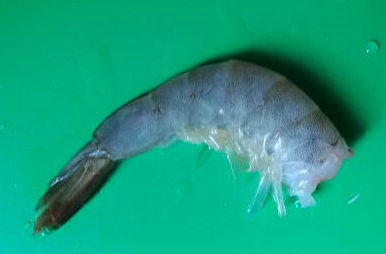
%> input picture 2.jpg, 386 x 254 px
$ octave test6.m   (GNU Octave 9; MATLAB toolbox functions it lacks are replaced by stand-ins)
%> lines starting %> are read from the running program, lines starting %| are printed output that depends on the picture; in (x1, y1, x2, y2) boxes, pixels count from 0 and x2, y2 are one past the last pixel; in counts of white or black regions, pixels touching at a corner belong together; the program's own positions count from 1
clear ;clc ;close all ;
% 二值化
img = imread('2.jpg');
%> img is the input picture: size 254x386x3 uint8; mean R, G, B 22, 157.9, 125.6
[h,w,n] = size(img);
hsv = rgb2hsv(img);  % 转hsv
%> hsv: size 254x386x3 double; mean H, S, V 0.467, 0.842, 0.631
s = hsv(:,:,2);      % s分量
bw = ~im2bw(s,graythresh(s)); % 二值化
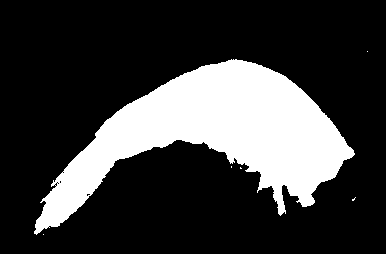
%> bw: size 254x386 logical; 23.4% white; 6 white regions (5 under 20 px), largest, box (x1, y1, x2, y2) and area: (34, 59, 355, 235) 22914
se = strel('disk',10);
bw2 = imclose(bw,se);
%> bw2: size 254x386 logical; 24% white; 3 white regions (2 under 20 px), largest, box (x1, y1, x2, y2) and area: (34, 59, 355, 235) 23521
bw3 = bwareaopen(bw2,500);
%> bw3: size 254x386 logical; 24% white; 1 white region, box (x1, y1, x2, y2) and area: (34, 59, 355, 235) 23521

% 求边缘
bbw3 = double(bw3);
bwedge = edge(bbw3);
%> bwedge: size 254x386 logical; 1.1% white in thin lines or dots, all inside (x1, y1, x2, y2) = (33, 58, 355, 236)
indexedge = find(bwedge ~= 0);
%> indexedge = 1088 values from 8615 to 90072
[rowedge,coledge] = ind2sub(size(bwedge),indexedge);
%> rowedge = 1088 values, max 236 at index 29, min 59 at index 646, mean 152.1; coledge = 1088 values from 34 to 355
Yedge = rowedge';
%> Yedge has the same summary as rowedge
Xedge = coledge';
%> Xedge = 1088 values from 34 to 355
lenedge = length(Yedge);
%> lenedge = 1088

% 求边缘图像的质心
Xsum = 0;
Ysum = 0;
for i = 1:lenedge
    Xsum = Xsum + Xedge(i);
    Ysum = Ysum + Yedge(i);
end
%> this loop made 1088 passes
%> (Xsum, Ysum) on passes 1 to 3: (34, 233), (69, 459), (104, 686)
%> after the loop, Xsum = 209082; Ysum = 165444
Xcenter = Xsum / lenedge ;
%> Xcenter = 192.2
Ycenter = Ysum / lenedge ;
%> Ycenter = 152.1

% 细化
bw4 = bwmorph(bw3,'thin',Inf);
%> bw4: size 254x386 logical; 0.49% white in thin lines or dots, all inside (x1, y1, x2, y2) = (37, 105, 350, 232)
indexbw4 = find(bw4 ~= 0); % 非零点坐标索引
%> indexbw4 = 479 values from 9630 to 88800
[rowbw4,colbw4] = ind2sub(size(bw4),indexbw4);
%> rowbw4 = 479 values, max 232 at index 1, min 106 at index 181, mean 155.8; colbw4 = 479 values from 38 to 350
Ybw4 = rowbw4';
%> Ybw4 has the same summary as rowbw4
Xbw4 = colbw4';
%> Xbw4 = 479 values from 38 to 350
lenbw4 = length(Xbw4);
%> lenbw4 = 479

showimg = bwedge;
showimg(bw4) = 1; % 将细化线映射到边缘图像
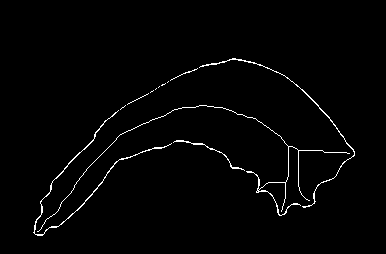
%> showimg: size 254x386 logical; 1.6% white in thin lines or dots, all inside (x1, y1, x2, y2) = (33, 58, 355, 236)
figure
imshow(showimg),title('交点、端点检测');

% 细化线的交点、端点检测
% 端点坐标
endpox = zeros(1,lenbw4); % 不清楚大小，故设为lenbw4
endpoy = zeros(1,lenbw4);
% 交点坐标
intpox = zeros(1,lenbw4);
intpoy = zeros(1,lenbw4);
j = 1;k = 1;
for i = 1:lenbw4
    Rect = bw4((Ybw4(i)-1):(Ybw4(i)+1),(Xbw4(i)-1):(Xbw4(i)+1)); % 3X3矩形
    SumRect = sum(sum(Rect)) ; % 3X3对矩形求和
    if(SumRect == 2) % 端点条件
        endpox(j) = Xbw4(i);
        endpoy(j) = Ybw4(i);
        j = j + 1;
    elseif((SumRect >= 4)) % 交点条件，或者设为 (SumRect == 4)?
        intpox(k) = Xbw4(i);
        intpoy(k) = Ybw4(i);
        k = k + 1;
    end
end
%> this loop made 479 passes
%> (Rect, SumRect, j) on pass 1: ([false false false; false true true; false false false], 2, 2)
%> after the loop, endpox = 479 values, max 350 at index 5, min 0 at index 6, mean 2.58; endpoy = 479 values, max 232 at index 1, min 0 at index 6, mean 2.07; intpox = 479 values, max 300 at index 9, min 0 at index 10, mean 5.48; intpoy = 479 values, max 184 at index 3, min 0 at index 10, mean 3.02; j = 6; k = 10
indexend = find(endpox~=0); % 非零索引
%> indexend = [1 2 3 4 5]
indexint = find(intpox~=0);
%> indexint = [1 2 3 4 5 6 7 8 9]
% 交点、端点去重
thr = 5; %判断距离的阈值
for i = 1: length(indexend)-1 % 至少两个端点
    if(endpox(i)~=0)
        for j = i+1: length(indexend)
            d = sqrt((endpox(i)-endpox(j)).^2 + (endpoy(i)-endpoy(j)).^2);
            if(d<thr)
                endpox(j) = 0; % 距离太近的赋值0
                endpoy(j) = 0;
            end
        end
    end
end
%> this loop made 4 passes
%> after the loop, d = 61.72
% 可能没有交点或者一个交点
if(length(indexint)<=1)
else % 两个交点以上
    for i = 1:length(indexint)-1
        if(intpox(i)~=0)
            for j = i+1:length(indexint)
                d = sqrt((intpox(i)-intpox(j)).^2 + (intpoy(i)-intpoy(j)).^2);
                if(d<thr)
                    intpox(j) = 0;
                    intpoy(j) = 0;
                end
            end
        end
    end
%> this loop made 8 passes
%> after the loop, d = 1; intpox = 479 values, max 299 at index 7, min 0 at index 2, mean 1.82; intpoy = 479 values, max 183 at index 1, min 0 at index 2, mean 1
end
indexend = find(endpox~=0); % 非零索引
indexint = find(intpox~=0);
%> indexint = [1 4 7]
lonend = length(indexend);
%> lonend = 5
lonint = length(indexint);
%> lonint = 3
% 将非零点集中到前端
for i = 1:lonint
    if(indexint(i)~=i)
        intpox(i) = intpox(indexint(i)) ;
        intpoy(i) = intpoy(indexint(i)) ;
        intpox(indexint(i)) = 0;
        intpoy(indexint(i)) = 0;
    end
end
%> this loop made 3 passes
%> after the loop, intpox = 479 values, max 299 at index 3, min 0 at index 4, mean 1.82; intpoy = 479 values, max 183 at index 1, min 0 at index 4, mean 1
intpox = intpox(1:length(indexint));
%> intpox = [285 289 299]
intpoy = intpoy(1:length(indexint));
%> intpoy = [183 147 151]
for i = 1:lonend
    if(indexend(i)~=i)
        endpox(i) = intpox(indexend(i)) ;
        endpoy(i) = intpoy(indexend(i)) ;
        endpox(indexend(i)) = 0;
        endpoy(indexend(i)) = 0;
    end
end
%> this loop made 5 passes
endpox = endpox(1:length(indexend));
%> endpox = [38 258 282 310 350]
endpoy = endpoy(1:length(indexend));
%> endpoy = [232 193 212 201 154]

hold on
plot(endpox,endpoy,'.','markersize',20);
plot(intpox,intpoy,'*','markersize',10);
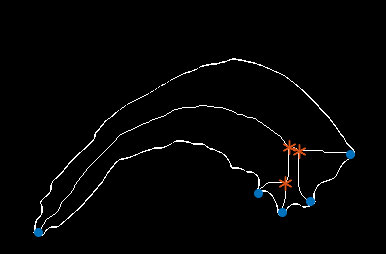
%> figure redrawn from the program's plot data; its title reads '交点、端点检测'


% 把检测到的交点背景化
for i = 1:lonint
    bw4(intpoy(i)-1:intpoy(i)+1,intpox(i)-1:intpox(i)+1) = 0;
end
[Map,num] = bwlabel(bw4,8);
%> Map: size 254x386 double; 8 distinct labels, from 0 to 7
%> num = 7
% figure
% showimg2 = bwedge;
% showimg2(bw4) = 1;
% imshow(showimg2),title('分支离散化、求长度')

% 标记各交叉点、端点
% 点编号
% X坐标
% Y坐标
% 附加属性
XIntMark = zeros(6,lonint);
XIntMark(2,:) = intpox;
XIntMark(3,:) = intpoy;
for i = 1:lonint
    XIntMark(1,i) = i;
    Rect = Map(intpoy(i)-2:intpoy(i)+2,intpox(i)-2:intpox(i)+2);
    temp= unique(Rect);
    XIntMark(4:6,i) = temp(2:4,1);
end
%> this loop made 3 passes
%> temp on passes 1 to 3: [0; 2; 3; 4], [0; 1; 4; 5], [0; 5; 6; 7]
%> after the loop, XIntMark = [1 2 3; 285 289 299; 183 147 151; 2 1 5; 3 4 6; 4 5 7]
XEndMark = zeros(4,lonend);
XEndMark(2,:) = endpox;
XEndMark(3,:) = endpoy;
for i = 1:lonend
    XEndMark(1,i) = i;
    Rect = Map(endpoy(i)-2:endpoy(i)+2,endpox(i)-2:endpox(i)+2);
    temp= unique(Rect);
    XEndMark(4,i) = temp(2,1);
end
%> this loop made 5 passes
%> temp on passes 1 to 5: [0; 1], [0; 2], [0; 3], [0; 6], [0; 7]
%> after the loop, XEndMark = [1 2 3 4 5; 38 258 282 310 350; 232 193 212 201 154; 1 2 3 6 7]

% 计算各分支长度
LineMark = zeros(2,num);
maxcont = -inf ;
flag = 0;
Cont = zeros(1,num);
for k = 1:num
    for i = 1:h
        for j = 1:w
            if(Map(i,j)==k)
                Cont(k) = Cont(k) + 1;
                LineMark(1,k) = k;
                LineMark(2,k) = Cont(k);
            end
        end
    end
    if(maxcont<Cont(k))
        maxcont = Cont(k);
        flag = k;
    end
end
%> this loop made 7 passes
%> (maxcont, flag) on pass 1: (270, 1)
%> after the loop, Cont = [270 27 28 34 7 51 50]; LineMark = [1 2 3 4 5 6 7; 270 27 28 34 7 51 50]

% 只保留尾端最长支
endbw = bw4;
cont = 0;
for i = 1:h
    for j = 1:w
        if(Map(i,j) ~= flag)
            endbw(i,j) = 0;
        end
    end
end
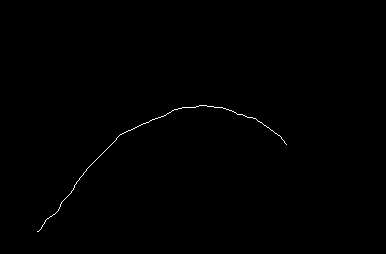
%> endbw: size 254x386 logical; 0.28% white in thin lines or dots, all inside (x1, y1, x2, y2) = (37, 105, 287, 232)
figure
showimg3 = bwedge;
showimg3(endbw) = 1;
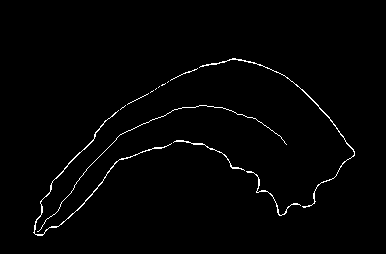
%> showimg3: size 254x386 logical; 1.4% white in thin lines or dots, all inside (x1, y1, x2, y2) = (33, 58, 355, 236)
imshow(showimg3),title('保留最长的尾部')

% 对尾部图像检测端点
indexendbw = find(endbw ~= 0); % 非零点坐标索引
%> indexendbw = 270 values from 9630 to 72789
[rowend,colend] = ind2sub(size(endbw),indexendbw);
%> rowend = 270 values, max 232 at index 1, min 106 at index 181, mean 143.6; colend = 270 values from 38 to 287
Yend = rowend';
%> Yend has the same summary as rowend
Xend = colend';
%> Xend = 270 values from 38 to 287
lenend = length(Xend);
%> lenend = 270
% 端点坐标
weiendpo = zeros(2,2);
j = 1;
for i = 1:lenend
    Rect = endbw((Yend(i)-1):(Yend(i)+1),(Xend(i)-1):(Xend(i)+1)); % 3X3矩形
    SumRect = sum(sum(Rect)) ; % 3X3对矩形求和
    if(SumRect == 2) % 端点条件
        weiendpo(1,j) = Xend(i);
        weiendpo(2,j) = Yend(i);
        j = j + 1;
    end
end
%> this loop made 270 passes
%> after the loop, j = 3; weiendpo = [38 287; 232 145]
Xran = abs(weiendpo(1,1)-weiendpo(1,2));
%> Xran = 249
Yran = abs(weiendpo(2,1)-weiendpo(2,2));
%> Yran = 87
if(Xran>Yran)
    Dre = 'horizontal';
else
    Dre = 'vertical';
end

rec = zeros(2,2);
j = 1;
for i = 1:lonint
    if(any(XIntMark(4:6,i)==flag))
        rec(1,j) = XIntMark(2,i);
        rec(2,j) = XIntMark(3,i);
        j = j + 1;
    end
end
%> this loop made 3 passes
%> j on pass 2: 2
%> after the loop, rec = [289 0; 147 0]
Rr = zeros(1,lenend);

% 求尾部内切圆
for i = 1:lenend
    min = inf;
    for j = 1:lenedge
        d = sqrt((Xend(i)-Xedge(j)).^2 + (Yend(i)-Yedge(j)).^2);
        if(min > d)
            min = d ;
        end
    end
    Rr(i) = min;
end
%> after the loop, Rr = 270 values, max 48.84 at index 244, min 2.83 at index 1, mean 27.29
% 绘制尾部内切圆
figure
imshow(bwedge),title('内切圆');
hold on
alpha=0:pi/20:2*pi;
for o = 1:lenend
    x=Xend(o) + Rr(o)*cos(alpha);
    y=Yend(o) + Rr(o)*sin(alpha);
    plot(x,y,'.')
    fill(x,y,'r');
end
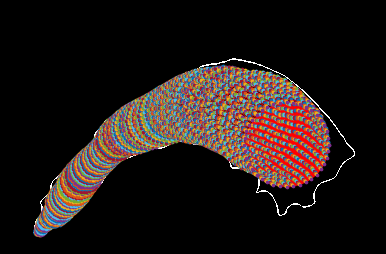
%> figure redrawn from the program's plot data; its title reads '内切圆'

% 绘制半径函数
figure('NumberTitle', 'off', 'Name', '骨线上内切圆半径');
if strcmp(Dre,'horizontal')
    o = 1:lenend;
%> o = 270 values from 1 to 270
    plot(Xend(o),Rr(o),'.')
    xlabel('X'),ylabel('R'),title('尾部骨线上内切圆半径');
%> after `title('尾部骨线上内切圆半径')`:
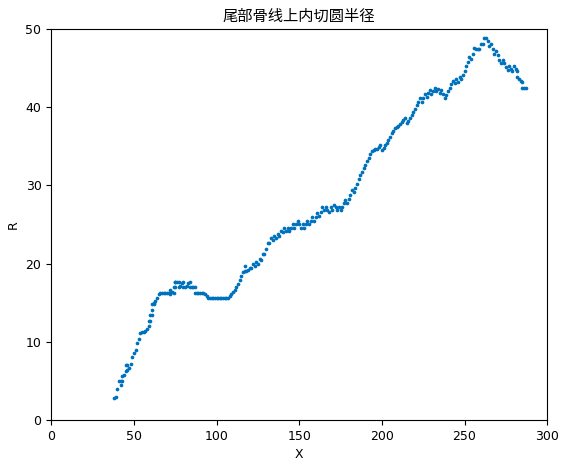
%> figure redrawn from the program's plot data
end
if strcmp(Dre,'vertical')
    o = 1:lenend;
    plot(Yend(o),Rr(o),'.')
    xlabel('Y'),ylabel('R'),title('尾部骨线上内切圆半径');
end

$ run again, with 1.jpg copied over 2.jpg
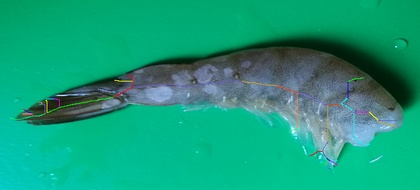
%> input picture 1.jpg, 420 x 190 px, shrunk from 639 x 289 before the run
%> img is the input picture: size 190x420x3 uint8; mean R, G, B 23.2, 155.9, 121.8
%> hsv: size 190x420x3 double; mean H, S, V 0.463, 0.815, 0.623
%> bw: size 190x420 logical; 24.3% white; 9 white regions (8 under 20 px), largest, box (x1, y1, x2, y2) and area: (21, 47, 403, 166) 19366
%> bw2: size 190x420 logical; 25.2% white; 3 white regions (2 under 20 px), largest, box (x1, y1, x2, y2) and area: (21, 47, 403, 166) 20089
%> bw3: size 190x420 logical; 25.2% white; 1 white region, box (x1, y1, x2, y2) and area: (21, 47, 403, 166) 20089
%> bwedge: size 190x420 logical; 1.6% white in thin lines or dots, all inside (x1, y1, x2, y2) = (21, 46, 404, 167)
%> indexedge = 1252 values from 4104 to 76690
%> rowedge = 1252 values, max 167 at index 1004, min 47 at index 780, mean 98.25; coledge = 1252 values from 22 to 404
%> Yedge has the same summary as rowedge
%> lenedge = 1252
%> the loop `for i = 1:lenedge` made 1252 passes
%> (Xsum, Ysum) on passes 1 to 3: (22, 114), (44, 229), (66, 345)
%> after the loop `for i = 1:lenedge`: Xsum = 274364; Ysum = 123010
%> Xcenter = 219.1
%> Ycenter = 98.25
%> indexbw4 = 411 values from 5055 to 72692
%> rowbw4 = 411 values, max 162 at index 361, min 80 at index 213, mean 100.2; colbw4 = 411 values from 27 to 383
%> Ybw4 has the same summary as rowbw4
%> lenbw4 = 411
%> `showimg(bw4) = 1;`:
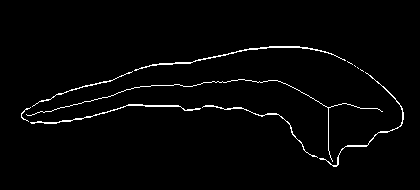
%> showimg: size 190x420 logical; 2.1% white in thin lines or dots, all inside (x1, y1, x2, y2) = (21, 46, 404, 167)
%> the loop `for i = 1:lenbw4` made 411 passes
%> (Rect, SumRect, j) on pass 1: ([false false false; false true false; false false true], 2, 2)
%> after the loop `for i = 1:lenbw4`: endpox = 411 values, max 383 at index 3, min 0 at index 4, mean 1.81; endpoy = 411 values, max 162 at index 2, min 0 at index 4, mean 0.946; intpox = 411 values, max 330 at index 4, min 0 at index 5, mean 3.2; intpoy = 411 values, max 109 at index 3, min 0 at index 5, mean 1.05; j = 4; k = 5
%> indexend = [1 2 3]
%> `indexint = find(intpox~=0);`: indexint = [1 2 3 4]
%> the loop `for i = 1: length(indexend)-1` made 2 passes
%> after the loop `for i = 1: length(indexend)-1`: d = 70.71
%> the loop `for i = 1:length(indexint)-1` made 3 passes
%> after the loop `for i = 1:length(indexint)-1`: d = 2; intpox = 411 values, max 328 at index 1, min 0 at index 2, mean 0.798; intpoy = 411 values, max 108 at index 1, min 0 at index 2, mean 0.263
%> `indexint = find(intpox~=0);`: indexint = 1
%> lonend = 3
%> lonint = 1
%> the loop `for i = 1:lonint` made 1 pass
%> `intpox = intpox(1:length(indexint));`: intpox = 328
%> `intpoy = intpoy(1:length(indexint));`: intpoy = 108
%> the loop `for i = 1:lonend` made 3 passes
%> `endpox = endpox(1:length(indexend));`: endpox = [27 333 383]
%> `endpoy = endpoy(1:length(indexend));`: endpoy = [115 162 112]
%> Map: size 190x420 double; 4 distinct labels, from 0 to 3
%> num = 3
%> the loop `for i = 1:lonint` made 1 pass
%> temp on pass 1: [0; 1; 2; 3]
%> after the loop `for i = 1:lonint`: XIntMark = [1; 328; 108; 1; 2; 3]
%> the loop `for i = 1:lonend` made 3 passes
%> temp on passes 1 to 3: [0; 1], [0; 2], [0; 3]
%> after the loop `for i = 1:lonend`: XEndMark = [1 2 3; 27 333 383; 115 162 112; 1 2 3]
%> the loop `for k = 1:num` made 3 passes
%> (maxcont, flag) on pass 1: (300, 1)
%> after the loop `for k = 1:num`: Cont = [300 53 54]; LineMark = [1 2 3; 300 53 54]
%> indexendbw = 300 values from 5055 to 61857
%> rowend = 300 values, max 116 at index 2, min 80 at index 213, mean 92.49; colend = 300 values from 27 to 326
%> Yend has the same summary as rowend
%> lenend = 300
%> the loop `for i = 1:lenend` made 300 passes
%> after the loop `for i = 1:lenend`: j = 3; weiendpo = [27 326; 115 107]
%> Xran = 299
%> Yran = 8
%> the loop `for i = 1:lonint` made 1 pass
%> j on pass 1: 2
%> after the loop `for i = 1:lonint`: rec = [328 0; 108 0]
%> after the loop `for i = 1:lenend`: Rr = 300 values, max 39.81 at index 300, min 3.61 at index 1, mean 21.17
%> o = 300 values from 1 to 300
%> `title('尾部骨线上内切圆半径')`:
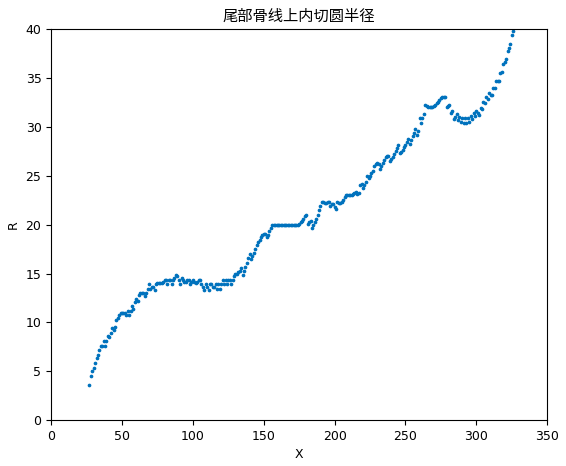
%> figure redrawn from the program's plot data; highest point at x = 326, y = 39.81

$ run again, with 10.jpg copied over 2.jpg
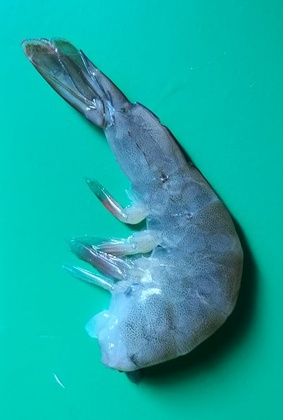
%> input picture 10.jpg, 283 x 420 px, shrunk from 337 x 500 before the run
%> img is the input picture: size 420x283x3 uint8; mean R, G, B 22.9, 170.6, 165.8
%> hsv: size 420x283x3 double; mean H, S, V 0.501, 0.855, 0.694
%> bw: size 420x283 logical; 25.7% white; 13 white regions (12 under 20 px), largest, box (x1, y1, x2, y2) and area: (22, 38, 244, 372) 30564
%> bw2: size 420x283 logical; 26.8% white; 2 white regions (1 under 20 px), largest, box (x1, y1, x2, y2) and area: (22, 38, 244, 373) 31833
%> bw3: size 420x283 logical; 26.8% white; 1 white region, box (x1, y1, x2, y2) and area: (22, 38, 244, 373) 31833
%> bwedge: size 420x283 logical; 1.1% white in thin lines or dots, all inside (x1, y1, x2, y2) = (21, 38, 245, 373)
%> indexedge = 1280 values from 8862 to 102742
%> rowedge = 1280 values, max 373 at index 811, min 39 at index 75, mean 206.9; coledge = 1280 values from 22 to 245
%> Yedge has the same summary as rowedge
%> lenedge = 1280
%> the loop `for i = 1:lenedge` made 1280 passes
%> (Xsum, Ysum) on passes 1 to 3: (22, 42), (44, 85), (66, 129)
%> after the loop `for i = 1:lenedge`: Xsum = 167323; Ysum = 264780
%> Xcenter = 130.7
%> Ycenter = 206.9
%> indexbw4 = 474 values from 10122 to 75837
%> rowbw4 = 474 values, max 333 at index 200, min 42 at index 1, mean 201.8; colbw4 = 474 values from 25 to 181
%> Ybw4 has the same summary as rowbw4
%> lenbw4 = 474
%> the loop `for i = 1:lenbw4` made 474 passes
%> (Rect, SumRect, j) on pass 1: ([false false false; false true false; false true false], 2, 2)
%> after the loop `for i = 1:lenbw4`: endpox = 474 values, max 133 at index 4, min 0 at index 5, mean 0.73; endpoy = 474 values, max 333 at index 4, min 0 at index 5, mean 1.76; intpox = 474 values, max 168 at index 3, min 0 at index 5, mean 1.41; intpoy = 474 values, max 271 at index 1, min 0 at index 5, mean 1.9; j = 5
%> indexend = [1 2 3 4]
%> the loop `for i = 1: length(indexend)-1` made 3 passes
%> after the loop `for i = 1: length(indexend)-1`: d = 146.9
%> the loop `for i = 1:length(indexint)-1` made 3 passes
%> after the loop `for i = 1:length(indexint)-1`: d = 1; intpox = 474 values, max 167 at index 2, min 0 at index 3, mean 0.7; intpoy = 474 values, max 271 at index 1, min 0 at index 3, mean 1.01
%> `indexint = find(intpox~=0);`: indexint = [1 2]
%> lonend = 4
%> lonint = 2
%> the loop `for i = 1:lonint` made 2 passes
%> `intpox = intpox(1:length(indexint));`: intpox = [165 167]
%> `intpoy = intpoy(1:length(indexint));`: intpoy = [271 210]
%> the loop `for i = 1:lonend` made 4 passes
%> `endpox = endpox(1:length(indexend));`: endpox = [25 84 104 133]
%> `endpoy = endpoy(1:length(indexend));`: endpoy = [42 269 189 333]
%> Map: size 420x283 double; 6 distinct labels, from 0 to 5
%> num = 5
%> the loop `for i = 1:lonint` made 2 passes
%> temp on passes 1 to 2: [0; 2; 4; 5], [0; 1; 3; 5]
%> after the loop `for i = 1:lonint`: XIntMark = [1 2; 165 167; 271 210; 2 1; 4 3; 5 5]
%> the loop `for i = 1:lonend` made 4 passes
%> temp on passes 1 to 4: [0; 1], [0; 2], [0; 3], [0; 4]
%> after the loop `for i = 1:lonend`: XEndMark = [1 2 3 4; 25 84 104 133; 42 269 189 333; 1 2 3 4]
%> the loop `for k = 1:num` made 5 passes
%> (maxcont, flag) on pass 1: (187, 1)
%> after the loop `for k = 1:num`: Cont = [187 80 71 69 59]; LineMark = [1 2 3 4 5; 187 80 71 69 59]
%> `showimg3(endbw) = 1;`:
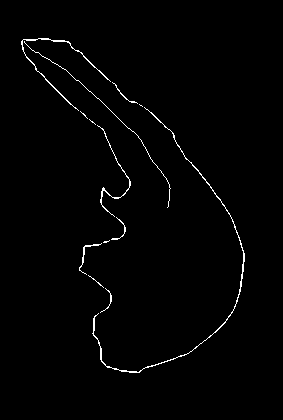
%> showimg3: size 420x283 logical; 1.2% white in thin lines or dots, all inside (x1, y1, x2, y2) = (21, 38, 245, 373)
%> indexendbw = 187 values from 10122 to 71589
%> rowend = 187 values, max 208 at index 162, min 42 at index 1, mean 119.4; colend = 187 values from 25 to 171
%> Yend has the same summary as rowend
%> lenend = 187
%> the loop `for i = 1:lenend` made 187 passes
%> after the loop `for i = 1:lenend`: j = 3; weiendpo = [25 168; 42 208]
%> Xran = 143
%> Yran = 166
%> the loop `for i = 1:lonint` made 2 passes
%> j on pass 2: 2
%> after the loop `for i = 1:lonint`: rec = [167 0; 210 0]
%> after the loop `for i = 1:lenend`: Rr = 187 values, max 43.38 at index 170, min 2 at index 1, mean 22.94
%> o = 187 values from 1 to 187
%> `title('尾部骨线上内切圆半径')`:
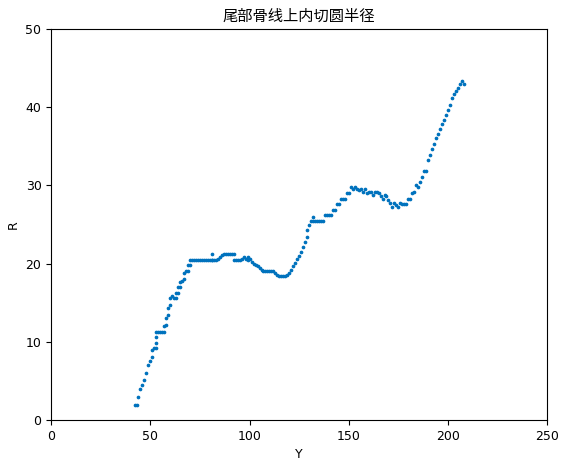
%> figure redrawn from the program's plot data
